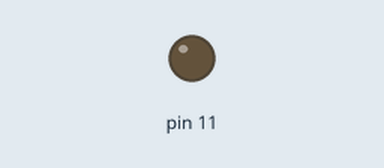
This sketch was run on a simulated Arduino Uno, built with avr-gcc and run on an emulated ATmega328P. Parts: output pins drawn as LEDs (lit = HIGH).

Above: at 0.15 s.
At 16.14 s:
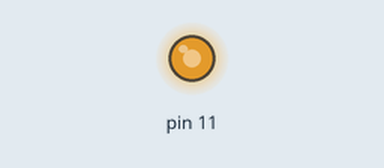
Timing chart, 0 to 16.0 s (numbered marks = the images above):
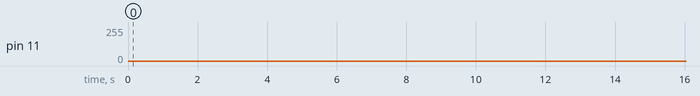

The sketch:

task1_0_2.ino
```cpp
//EE25B089 M Nharen

void setup()
{
  pinMode(11, OUTPUT);
}

void loop()
{
	for (int i = 0; i < 256; i++)
    {
      analogWrite(11,i);
      delay(2);
    }

  	for (int i = 255; i >= 0; i--)
    {
      analogWrite(11,i);
      delay(2);
    }
}
```
